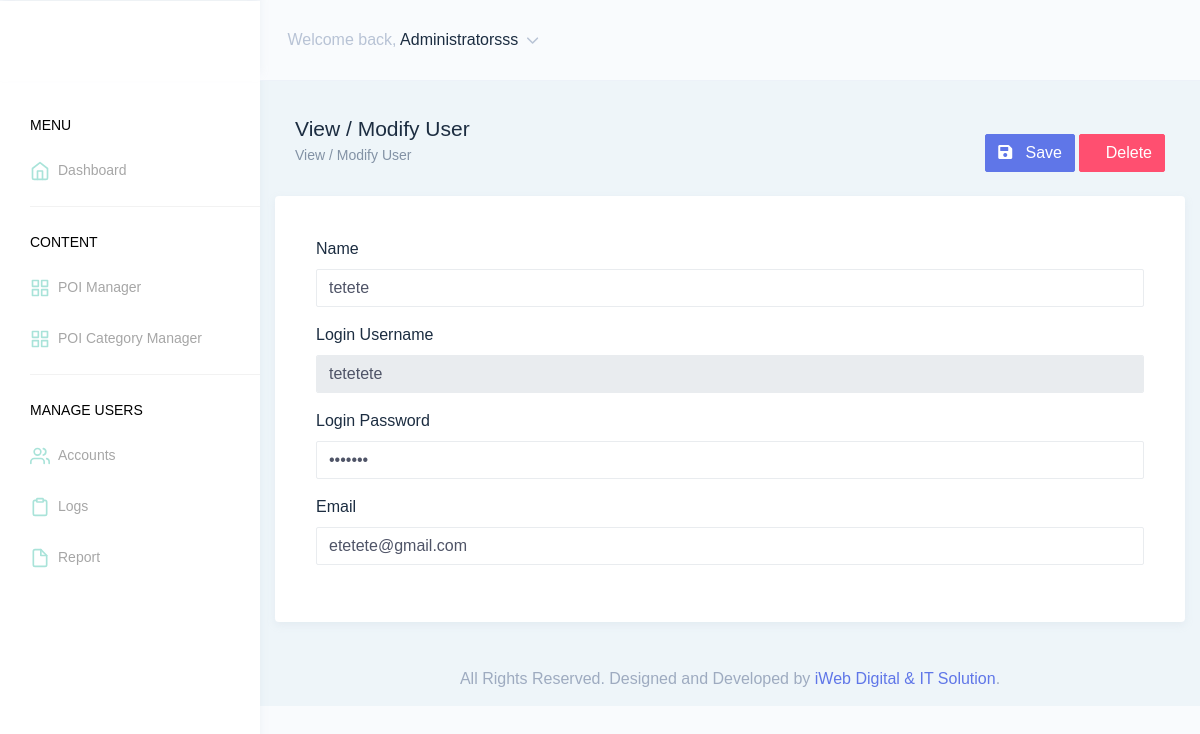
The app's page /home/html/vruserview.php?id=5 (signed in) with its own data.
### tables this page shows
CREATE TABLE `user_tbl` (
  `id` int(11) NOT NULL,
  `user_uname` varchar(500) NOT NULL,
  `user_pword` varchar(500) NOT NULL,
  `user_fname` varchar(500) NOT NULL,
  `user_email` varchar(500) NOT NULL,
  `user_contact` varchar(500) NOT NULL
);

### home/html/vruserview.php (the view, shortened to what this page needs)
<?php
    include("config/config.php");
    $sql="select * FROM user_tbl where user_uname = '" . $_SESSION['aUname'] . "' and user_pword = '" . $_SESSION['aPword'] . "'";
    $rs=mysqli_query($connection,$sql);
    $rowAccount = array();
    while ($rows = mysqli_fetch_object($rs))
    {
        $rowAccount[] = $rows;
    }
    $sql="select * FROM user_tbl where id = '" . $_GET['id'] . "'";
    $rs2=mysqli_query($connection,$sql);
    $rowAccount2 = array();
    while ($rows2 = mysqli_fetch_object($rs2))
    {
        $rowAccount2[] = $rows2;
    }
    function GetUserFullName($rowAccount)
    {
        return ucwords($rowAccount[0]->user_fname);
    }
?>
<!DOCTYPE html>
<html dir="ltr" lang="en">
<head>
    <link href="../assets/extra-libs/c3/c3.min.css" rel="stylesheet">
    <link href="../assets/libs/chartist/dist/chartist.min.css" rel="stylesheet">
    <link href="../assets/extra-libs/jvector/jquery-jvectormap-2.0.2.css" rel="stylesheet" />
    <link href="../dist/css/style.min.css" rel="stylesheet">
    <link href="../assets/libs/morris.js/morris.css" rel="stylesheet">
    <link href="../assets/extra-libs/datatables.net-bs4/css/dataTables.bootstrap4.css" rel="stylesheet">
</head>
<body>
    <div id="main-wrapper" data-theme="light" data-layout="vertical" data-navbarbg="skin6" data-sidebartype="full"
        data-sidebar-position="fixed" data-header-position="fixed" data-boxed-layout="full">
        <header class="topbar" data-navbarbg="skin6">
            <nav class="navbar top-navbar navbar-expand-md">
                <div class="navbar-header" data-logobg="skin6">
                    <div class="navbar-brand">
                        <a href="index.html">
                        </a>
                    </div>
                </div>
                <div class="navbar-collapse collapse" id="navbarSupportedContent">
                    <ul class="navbar-nav float-right">
                        <li class="nav-item dropdown">
                            <a class="nav-link dropdown-toggle" href="javascript:void(0)" data-toggle="dropdown"
                                aria-haspopup="true" aria-expanded="false">
                                <span class="ml-2 d-lg-inline-block"><span>Welcome back,</span> <span
                                        class="text-dark"><?php echo GetUserFullName($rowAccount); ?></span> <i data-feather="chevron-down"
                                        class="svg-icon"></i></span>
                            </a>
                        </li>
                    </ul>
                </div>
            </nav>
        </header>
        <aside class="left-sidebar" data-sidebarbg="skin6">
            <div class="scroll-sidebar" data-sidebarbg="skin6">
                <nav class="sidebar-nav">
                    <ul id="sidebarnav">
                        <li class="nav-small-cap"><span class="hide-menu">Menu</span></li>
                        <li class="sidebar-item"> <a class="sidebar-link" href="vrdashboard.php"
                            aria-expanded="false"><i data-feather="home" class="feather-icon"></i><span
                                class="hide-menu">Dashboard
                            </span></a>
                        </li>
                        <li class="list-divider"></li>
                        <li class="nav-small-cap"><span class="hide-menu">Content</span></li>
                        <li class="sidebar-item"> <a class="sidebar-link" href="vrpoi.php"
                            aria-expanded="false"><i data-feather="grid" class="feather-icon"></i><span
                                class="hide-menu">POI Manager
                            </span></a>
                        </li>
                        <li class="sidebar-item"> <a class="sidebar-link" href="vrpoicategoryindex.php"
                            aria-expanded="false"><i data-feather="grid" class="feather-icon"></i><span
                                class="hide-menu">POI Category Manager
                            </span></a>
                        </li>
                        <li class="list-divider"></li>
                        <li class="nav-small-cap"><span class="hide-menu">Manage Users</span></li>
                        <li class="sidebar-item"> <a class="sidebar-link" href="vruser.php"
                            aria-expanded="false"><i data-feather="users" class="feather-icon"></i><span
                                class="hide-menu">Accounts
                            </span></a>
                        </li>
                        <li class="sidebar-item"> <a class="sidebar-link" href="vrlogs.php"
                            aria-expanded="false"><i data-feather="clipboard" class="feather-icon"></i><span
                                class="hide-menu">Logs
                            </span></a>
                        </li>
                        <li class="sidebar-item"> <a class="sidebar-link" href="vrreport.php"
                            aria-expanded="false"><i data-feather="file" class="feather-icon"></i><span
                                class="hide-menu">Report
                            </span></a>
                        </li>
                    </ul>
                </nav>
            </div>
        </aside>
        <div class="page-wrapper" style="background-color: #EEF5F9 !important;">
            <form action="server/vruser.php?id=<?php echo $rowAccount2[0]->id; ?>" method="POST" enctype="multipart/form-data">
                <div class="page-breadcrumb">
                    <div class="row">
                        <div class="col-lg-6 align-self-center">
                            <h3 class="page-title text-truncate text-dark font-weight-medium mb-1">View / Modify User</h3>
                            <div class="d-flex align-items-center">
                                <nav aria-label="breadcrumb">
                                    <ol class="breadcrumb m-0 p-0">
                                        <li class="breadcrumb-item"><a href="">View / Modify User</a>
                                        </li>
                                    </ol>
                                </nav>
                            </div>
                        </div>
                        <div class="col-lg-6 align-self-center">
                            <div class="d-none .d-md-block .d-lg-block d-xl-block float-right">
                                <br>
                                    <button type="submit" class="btn waves-effect waves-light btn-primary" name="eBUpdate"><i class="fas fa-save"></i> &nbsp Save  </button>
                                    <button type="submit" class="btn waves-effect waves-light btn-danger" name="eBDelete" onclick="return confirm('Are you sure you want to remove this account?');"><i class="fas fa-close"></i> &nbsp Delete  </button>
                            </div>
                        </div>
                    </div>
                </div>
                <div class="container-fluid">
                    <br>
                    <div class="row">
                        <div class="col-12">
                            <div class="card">
                                <div class="card-body">
                                    <div class="row">
                                        <div class="col-lg-12 bg-white">
                                            <div class="p-3">
                                                <div class="row">
                                                    <div class="col-lg-12">
                                                        <div class="form-group">
                                                            <label class="text-dark" for="uname">Name</label>
                                                            <input class="form-control" id="uname" name="eName" type="text" value="<?php echo $rowAccount2[0]->user_fname; ?>" required
                                                                >
                                                        </div>
                                                    </div>
                                                    <div class="col-lg-12">
                                                        <div class="form-group">
                                                            <label class="text-dark" for="uname">Login Username</label>
                                                            <input class="form-control" id="uname" name="eUname" type="text" value="<?php echo $rowAccount2[0]->user_uname; ?>" required
                                                            readonly>
                                                        </div>
                                                    </div>
                                                    <div class="col-lg-12">
                                                        <div class="form-group">
                                                            <label class="text-dark" for="uname">Login Password</label>
                                                            <input class="form-control" id="uname" name="ePword" type="password" value="<?php echo $rowAccount2[0]->user_pword; ?>" required
                                                                >
                                                        </div>
                                                    </div>
                                                    <div class="col-lg-12">
                                                        <div class="form-group">
                                                            <label class="text-dark" for="uname">Email</label>
                                                            <input class="form-control" id="uname" name="eEmail" type="email" value="<?php echo $rowAccount2[0]->user_email; ?>" required
                                                                >
                                                        </div>
                                                    </div>
                                                </div>
                                            </div>
                                        </div>
                                    </div>
                                </div>
                            </div>
                        </div>
                    </div>
                </div>
            </form>
            <footer class="footer text-center text-muted">
                All Rights Reserved. Designed and Developed by <a
                    href="">iWeb Digital & IT Solution</a>.
            </footer>
        </div>
    </div>
</body>
</html>

### home/html/vruserview.php (style rules this page uses)
.feather-icon { color: #86D8CA !important; font-weight: 700; }
.hide-menu { font-size: 14px !important; }

### records on screen
user_tbl: user_fname "Administratorsss"
user_tbl: eName "tetete", eUname "tetetete", eEmail "etetete@gmail.com"
